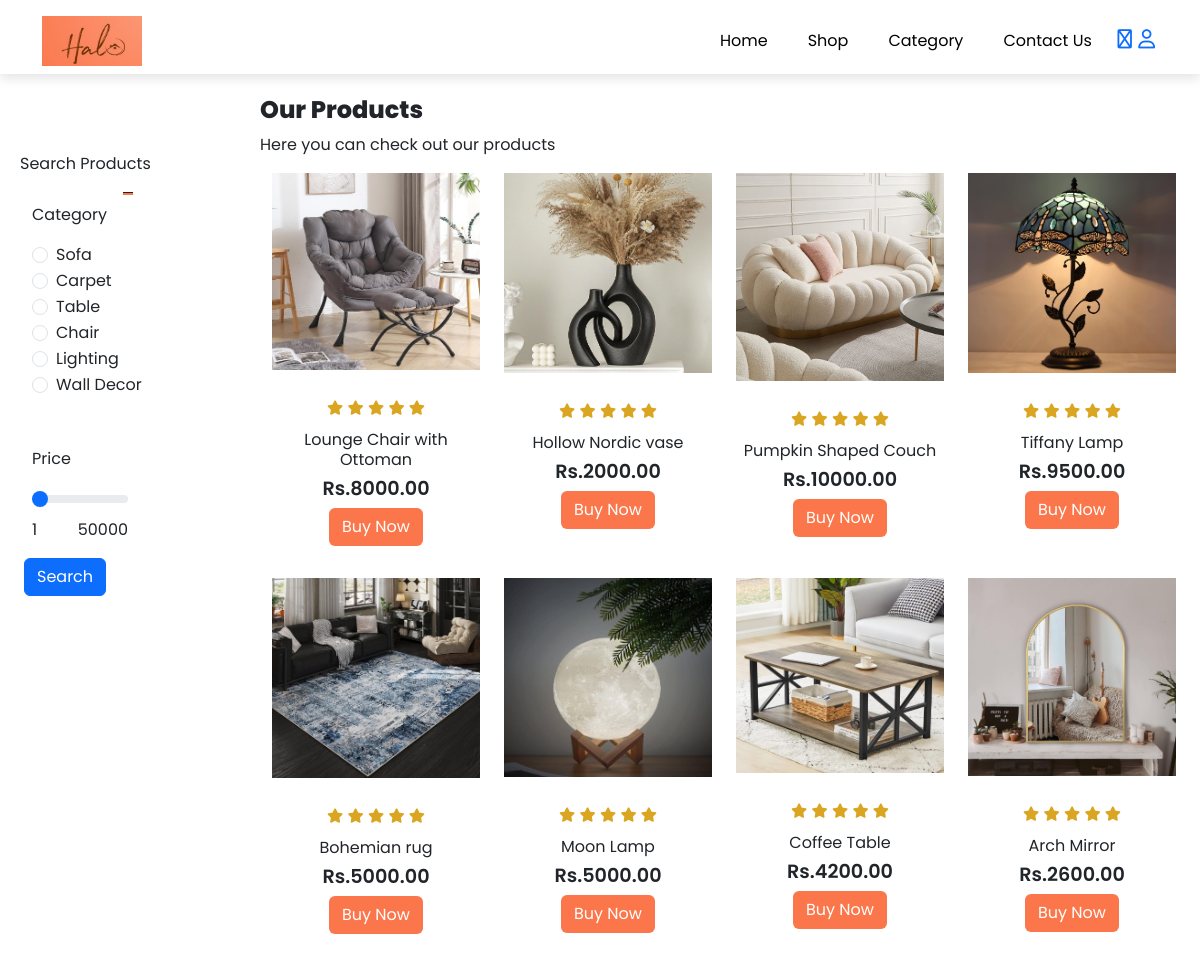
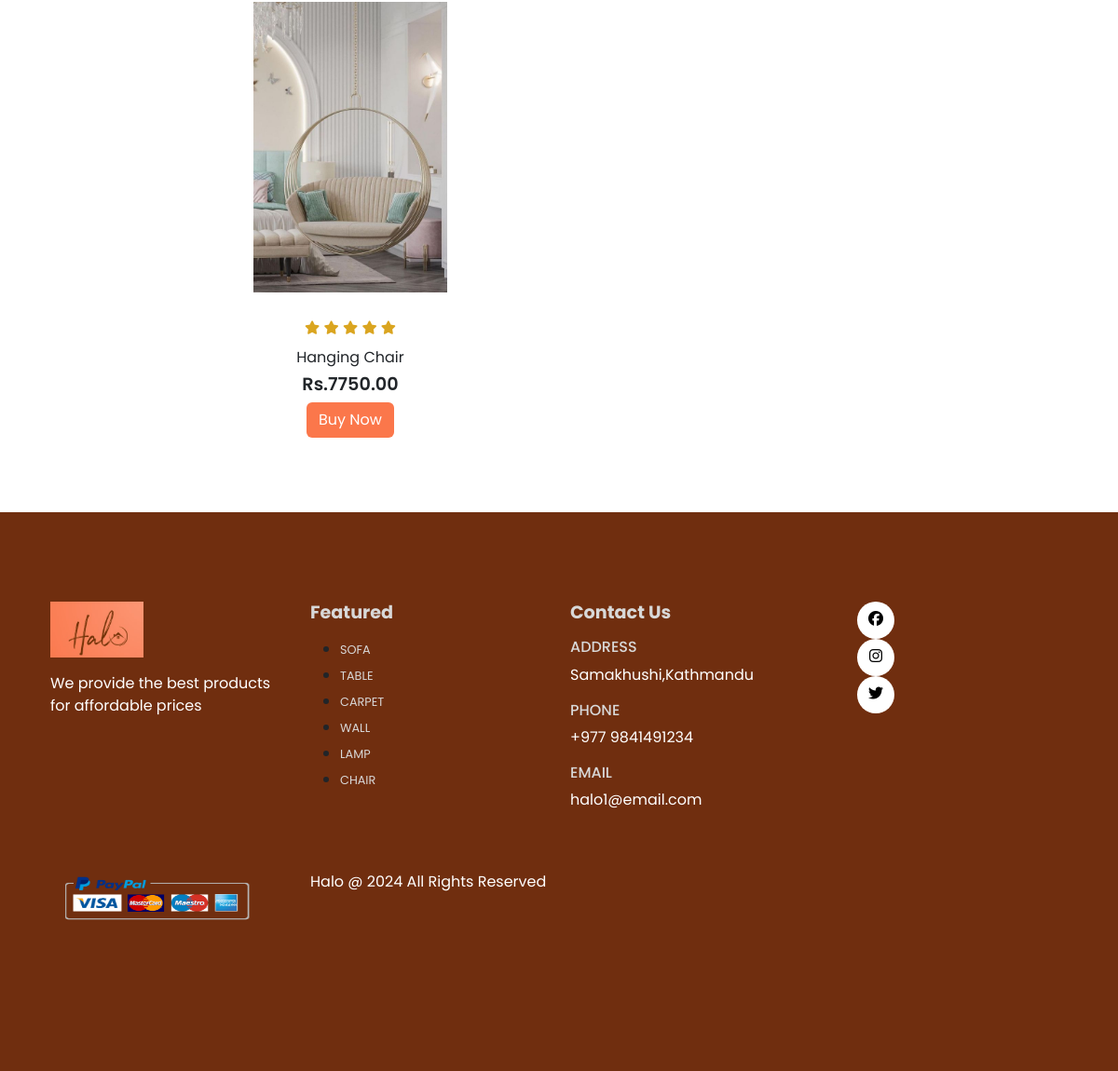
The page /shop.php on the database its author committed (2 pictures, top to bottom).
### tables this page shows
CREATE TABLE `products` (
  `product_id` int(11) NOT NULL,
  `product_name` varchar(100) NOT NULL,
  `product_category` varchar(108) NOT NULL,
  `product_description` varchar(255) NOT NULL,
  `product_image` varchar(255) NOT NULL,
  `product_image2` varchar(255) DEFAULT NULL,
  `product_image3` varchar(255) DEFAULT NULL,
  `product_image4` varchar(255) DEFAULT NULL,
  `product_price` decimal(10,2) NOT NULL,
  `product_special_offer` int(2) DEFAULT NULL,
  `product_color` varchar(108) DEFAULT NULL
);

### shop.php (the view)
<?php
include('server/connection.php');
if(isset($_POST['search'])){
          $category = $_POST['category'];
          $price = $_POST['price'];
          $stmt = $conn->prepare("SELECT * FROM products WHERE product_category=? AND product_price<=?");
          $stmt->bind_param("si",$category,$price);
          $stmt->execute();
          $products = $stmt->get_result();
}else{
        $stmt = $conn->prepare("SELECT * FROM products");
        $stmt->execute();
        $products = $stmt->get_result();
}
?>
<?php
include('layouts/header.php');
?>
      <section id="search" class="my-5 py-0 ms-2 ">
        <div class="container mt-5 py-2">
          <p>Search Products</p>
          <hr>
        </div>
              <form action="shop.php" method="POST">
                <div class = "row mx-auto container">
                  <div class="col-lg-12 col-md-12 col-sm-12">
                    <p>Category</p>
                      <div class="form-check">
                        <input class="form-check-input" value="sofa" type="radio" name="category" id="category_one" <?php if(isset($category)){echo 'checked';}?>>
                        <label class="form-check-label" for="flexRadioDefault1">
                          Sofa
                        </label>
                      </div>
                      <div class="form-check">
                        <input class="form-check-input" value="carpet" type="radio" name="category" id="category_one" <?php if(isset($category) && $category=='carpet'){echo 'checked';}?>>
                        <label class="form-check-label" for="flexRadioDefault1">
                          Carpet
                        </label>
                      </div>
                      <div class="form-check">
                        <input class="form-check-input" value="table" type="radio" name="category" id="category_one" <?php if(isset($category) && $category=='table'){echo 'checked';}?>>
                        <label class="form-check-label" for="flexRadioDefault1">
                          Table
                        </label>
                      </div>
                      <div class="form-check">
                        <input class="form-check-input" value="chair" type="radio" name="category" id="category_one" <?php if(isset($category) && $category=='chair'){echo 'checked';}?>>
                        <label class="form-check-label" for="flexRadioDefault1">
                          Chair
                        </label>
                      </div>
                      <div class="form-check">
                        <input class="form-check-input" value="lamp" type="radio" name="category" id="category_one" <?php if(isset($category) && $category=='lamp'){echo 'checked';}?>>
                        <label class="form-check-label" for="flexRadioDefault1">
                          Lighting
                        </label>
                      </div>
                      <div class="form-check">
                        <input class="form-check-input" value="wall" type="radio" name="category" id="category_one" <?php if(isset($category) && $category=='wall'){echo 'checked';}?>>
                        <label class="form-check-label" for="flexRadioDefault1">
                          Wall Decor
                        </label>
                      </div>
                  </div>
                </div>
                <div class="row mx-auto container mt-5">
                  <div class="col-lg-12 col-md-12 col-sm-12">
                    <p>Price</p>
                    <input type="range" class="form-range w-50" min="1" max="100000" name="price" value="<?php if(isset($price)){echo $price;}else{echo "100";}?>" id="customRange2">
                    <div class="w-50">
                      <span style="float:left;">1</span>
                      <span style="float:right;">50000</span>
                    </div>
                  </div>
                </div>
                <div class="form-group my-3 mx-3">
                  <input type="submit" name="search" value="Search" class="btn btn-primary" id="">
                </div>
              </form>
      </section>
      <section id="shop" class="my-5 py-0 row mx-auto">
        <div class="container mt-5 py-0">
          <h3>Our Products</h3>
          <p>
            Here you can check out our products
          </p>
        </div>
        <div class="row mx-auto container">
          <?php while($row = $products->fetch_assoc()) {  ?>
          <div class="product text-center col-lg-3 col-md-4 col-sm-6">
            <img class="img-fluid mb-3"  src="assets/imgs/<?php echo $row['product_image']; ?>">
            <div class="star">
              <i class="fa-solid fa-star"></i>
              <i class="fa-solid fa-star"></i>
              <i class="fa-solid fa-star"></i>
              <i class="fa-solid fa-star"></i>
              <i class="fa-solid fa-star"></i>
            </div>
            <h5 class="p-name"><?php echo $row['product_name']; ?></h5>
            <h4 class="p-price">Rs.<?php echo $row['product_price']; ?></h4>
            <a class="btn shop-buy-btn" href="<?php echo "product.php?product_id=". $row['product_id']; ?>">Buy Now</a>
          </div>
            <?php } ?>
        </div>
      </section>
      <?php
  include('layouts/footer.php');
?>

### assets/css/style.css (style rules this page uses)
* { margin: 0; padding: 0; box-sizing: border-box; }
body { font-family:'Poppins', sans-serif ; }
h3 { font-size: 1.5rem; font-weight: 800; }
h4 { font-size: 1.2rem; font-weight: 600; }
h5 { font-size: 1rem; font-weight: 400; }
.product { cursor: pointer; margin-bottom: 2rem; }
.product img { transition: 0.3s all }
.shop-buy-btn { background-color: #fb774b; opacity: 1; text-decoration: none; color: white; }
hr { width: 5%; height: 3px !important; opacity: 1 !important; background-color: #fb774b; margin: 0 auto; }
.star { padding: 10px 0; }
.star i { font-size: .9rem; color: goldenrod; }
#search { width:20%; float: left; }

### rows shown on the page
products: product_image (picture), product_name "Lounge Chair with Ottoman", product_price "8000.00"
products: product_image (picture), product_name "Hollow Nordic vase", product_price "2000.00"
products: product_image (picture), product_name "Pumpkin Shaped Couch", product_price "10000.00"
products: product_image (picture), product_name "Tiffany Lamp", product_price "9500.00"
products: product_image (picture), product_name "Bohemian rug", product_price "5000.00"
products: product_image (picture), product_name "Moon Lamp", product_price "5000.00"
products: product_image (picture), product_name "Coffee Table", product_price "4200.00"
products: product_image (picture), product_name "Arch Mirror", product_price "2600.00"
products: product_image (picture), product_name "Hanging Chair", product_price "7750.00"
